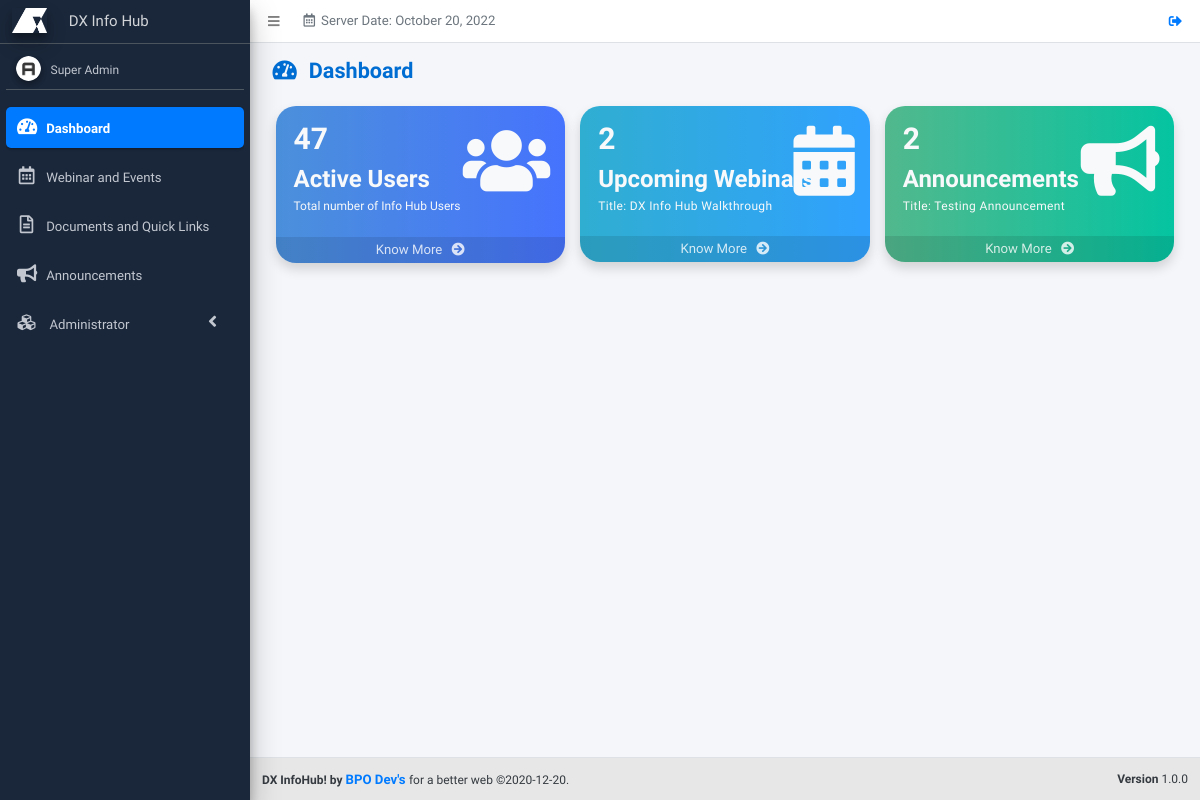
The page /dashboard (signed in) on the database its author committed.
### tables this page shows
CREATE TABLE `webinarandevents` (
  `id` int(255) UNSIGNED NOT NULL,
  `user_id` int(255) NOT NULL,
  `webinar_host` varchar(255) NOT NULL DEFAULT '',
  `webinar_speaker` varchar(255) NOT NULL,
  `webinar_title` varchar(255) NOT NULL DEFAULT '',
  `webinar_img` varchar(255) NOT NULL DEFAULT '',
  `webinar_description` text NOT NULL,
  `date_set` varchar(255) NOT NULL DEFAULT '',
  `month_set` varchar(255) NOT NULL DEFAULT '',
  `date_created` varchar(255) NOT NULL DEFAULT '',
  `date_edited` varchar(255) NOT NULL DEFAULT '',
  `webinar_status` int(1) NOT NULL DEFAULT '0',
  `temp_del` int(11) NOT NULL DEFAULT '0',
  `timestamp` timestamp NOT NULL DEFAULT CURRENT_TIMESTAMP ON UPDATE CURRENT_TIMESTAMP
);

CREATE TABLE `announcements` (
  `id` int(255) UNSIGNED NOT NULL,
  `user_id` int(255) NOT NULL,
  `announcements_title` varchar(255) NOT NULL DEFAULT '',
  `announcements_details` text NOT NULL,
  `announcements_img` varchar(255) NOT NULL,
  `announcements_count` int(1) NOT NULL DEFAULT '0',
  `date_edit` varchar(255) NOT NULL,
  `date_created` varchar(255) DEFAULT NULL,
  `announcements_status` int(255) NOT NULL,
  `temp_del` int(11) NOT NULL DEFAULT '0',
  `timestamp` timestamp NOT NULL DEFAULT CURRENT_TIMESTAMP ON UPDATE CURRENT_TIMESTAMP
);

### includes/functions.php (called while the page is built, shortened)
<?php
function checkSession() {
	$r = 0;
	if(isset($_SESSION['sys_id'])) {
		$r = 1;
	}
	return $r;
}
function checkPermission($permission) {
	$r = 0;
	if(in_array($permission,$_SESSION['sys_permissions'])) {
		$r = 1;
	}
	return $r;
}
?>

### pages/dashboard/index.php (the view, shortened to what this page needs)
<?php
require($_SERVER['DOCUMENT_ROOT'].'/includes/config.php');
if(checkSession()) {
?>
<!DOCTYPE html>
<html>
<head>
	<link rel="stylesheet" href="assets/css/dashboard.css">
	<?php require($_SERVER['DOCUMENT_ROOT'].'/includes/common/links.php'); ?>
</head>
<body class="hold-transition sidebar-mini layout-fixed">
	<div class="wrapper">
		<?php
		require($_SERVER['DOCUMENT_ROOT'].'/includes/common/child-header.php');
		require($_SERVER['DOCUMENT_ROOT'].'/includes/common/child-sidebar.php');
		?>
		<div class="content-wrapper">
			<section class="content-header">
				<div class="container-fluid">
					<div class="row">
						<div class="col-sm-6 col-12">
							<h1><i class="fa fa-tachometer-alt mr-3"></i>Dashboard</h1>
						</div>
					</div>
				</div>
			</section>
			<section class="content m-3">
				<div class="container-fluid">
					<div class="row">
						<div class="col-lg-4 col-4">
							<?php
								$sql = $pdo->prepare("SELECT user_id, user_status FROM users WHERE user_status = 0");
								$sql->execute();
								$active_users = $sql->rowCount();
							?>
							<div class="small-box shadow dash-cardbox user-cardbox text-light">
								<div class="inner pl-4 mb-3">
									<span class="dash-number"><?php echo number_format($active_users,0,'.',','); ?></span><br>
									<?php
									if ($active_users > 1) {
										echo '<span class="dash-title">Active Users</span><br>';
									}else{
										echo '<span class="dash-title">Active User</span><br>';
									}
									?>
									<span class="dash-desc"><?php echo "Total number of Info Hub Users"; ?></span>
								</div>
								<div class="icon text-light">
									<i class="fa fa-users"></i>
								</div>
								<?php if(checkPermission('users')) { ?>
									<a href="/users" class="small-box-footer footer-cardbox">
									Know More <i class="fas fa-arrow-circle-right ml-2"></i>
									</a>
								<?php } ?>
							</div>
						</div>
						<div class="col-lg-4 col-4">
							<?php
								$sql = $pdo->prepare("SELECT id, webinar_title, webinar_status FROM webinarandevents WHERE webinar_status = 0 AND date_set > NOW() ORDER BY date_set ASC LIMIT 1");
								$sql->execute();
								while($data = $sql->fetch(PDO::FETCH_ASSOC)) {
									$count =  $pdo->prepare("SELECT id, webinar_status FROM webinarandevents WHERE webinar_status = 0 AND date_set > NOW()");
									$count->execute();
									$active_webinars = $count->rowCount();
							?>
							<div class="small-box shadow dash-cardbox webinar-cardbox">
								<div class="inner pl-4 mb-2 text-light">
									<span class="dash-number"><?php echo number_format($active_webinars,0,'.',','); ?></span><br>
									<?php
									if ($active_webinars > 1) {
										echo '<span class="dash-title">Upcoming Webinars</span><br>';
									}else{
										echo '<span class="dash-title">Upcoming Webinar</span><br>';
									}
									?>
									<div class="dash-desc w-75">
										<span class="text-truncate">Title: <?php echo $data['webinar_title'] ; ?></span>
									</div>
								</div>
								<div class="icon text-light">
									<i class="fas fa-calendar-alt"></i>
								</div>
								<?php if(checkPermission('webinar-and-events')) { ?>
									<a href="/webinarandevents" class="small-box-footer footer-cardbox">
									Know More <i class="fas fa-arrow-circle-right ml-2"></i>
									</a>
								<?php } }?>
							</div>
						</div>
						<div class="col-lg-4 col-4">
							<?php
								$sql = $pdo->prepare("SELECT id, announcements_title, announcements_status FROM announcements WHERE announcements_status = 0  ORDER BY id DESC LIMIT 1 ");
								$sql->execute();
								while($data = $sql->fetch(PDO::FETCH_ASSOC)) {
									$count =  $pdo->prepare("SELECT id, announcements_status FROM announcements WHERE announcements_status = 0");
									$count->execute();
									$active_announcements = $count->rowCount();
							?>
							<div class="small-box shadow dash-cardbox announcement-cardbox text-light">
								<div class="inner pl-4 mb-2">
									<span class="dash-number"><?php echo number_format($active_announcements,0,'.',','); ?></span><br>
									<?php
									if ($active_announcements > 1) {
										echo '<span class="dash-title">Announcements</span><br>';
									}else{
										echo '<span class="dash-title">Announcement</span><br>';
									}
									?>
									<div class="dash-desc w-75">
										<span class="text-truncate">Title: <?php echo $data['announcements_title']; ?></span>
									</div>
								</div>
								<div class="icon  text-light">
									<i class="fa fa-bullhorn"></i>
								</div>
								<?php if(checkPermission('users')) { ?>
									<a href="/announcements" class="small-box-footer footer-cardbox">
									Know More <i class="fas fa-arrow-circle-right ml-2"></i>
									</a>
								<?php } } ?>
							</div>
						</div>
					</div>
				</div>
			</section>
		</div>
		<?php require($_SERVER['DOCUMENT_ROOT'].'/includes/common/child-footer.php'); ?>
	</div>
</body>
</html>
<?php
} else {
	$_SESSION['sys_login_err'] = renderLang($login_msg_err_4);
	header('location: /login');
}
?>

### assets/css/dashboard.css (style rules this page uses)
.dash-cardbox { border-radius: 20px !important; }
.dash-number { font-size: 2.5rem; font-weight: 700; }
.dash-title { font-size: 2rem; font-weight: 700; }
.dash-desc span { font-size: 1rem; letter-spacing: 0.03rem; display: inline-block; max-width: 250px; }
.user-cardbox { background-image: linear-gradient(to right, #4b90db, #4673FD); }
.webinar-cardbox { background-image: linear-gradient(to right, #30aed1, #30A1FE); }
.announcement-cardbox { background-image: linear-gradient(to right, #52b88d, #05C4A1); }
.footer-cardbox { border-radius: 0 0 20px 20px; }

### assets/css/common.css (style rules this page uses)
html { font-size: 12px; }
.content-wrapper { padding-bottom: 2.5rem; }
.content-header { padding: 15px 15px 10px; }

### assets/css/style.css (style rules this page uses)
:root { --blue: #006DD3; --gray: #E7E7E7; --dark-gray: #606060; --white: #fff; --black: #121212; }
body p, a { font-size: 1.1rem; }
@media (min-width: 1200px) { .h1, .h2, .h3, .h4, .h5, .h6, h1, h2, h3, h4, h5, h6 { font-weight: bold !important; text-transform: none; } }
@media (min-width: 1200px) { body { font-family: 'Inter Tight', sans-serif; color: var(--black); height: 100%; font-size: 1rem; } }
@media (min-width: 1200px) { * { box-sizing: border-box; } }
@media (min-width: 1200px) { [class*="col-"] { float: left; } }
@media (min-width: 1200px) { h1 { font-weight: 700; color: var(--blue);; } }
[class*="col-"] { width: 100%; }
@media only screen and (min-width: 768px) { .col-4 { width: 33.33%; } }
@media only screen and (min-width: 768px) { .col-12 { width: 100%; } }

### rows shown on the page
webinarandevents: active_webinars "2", webinar_title "DX Info Hub Walkthrough"
announcements: active_announcements "2", announcements_title "Testing Announcement"

### other values the page prints
renderLang($header_server_date) "Server Date:"
$_SESSION['sys_fullname'] "Super Admin"
$active_users "47"
renderLang($sitename) "DX InfoHub!"
